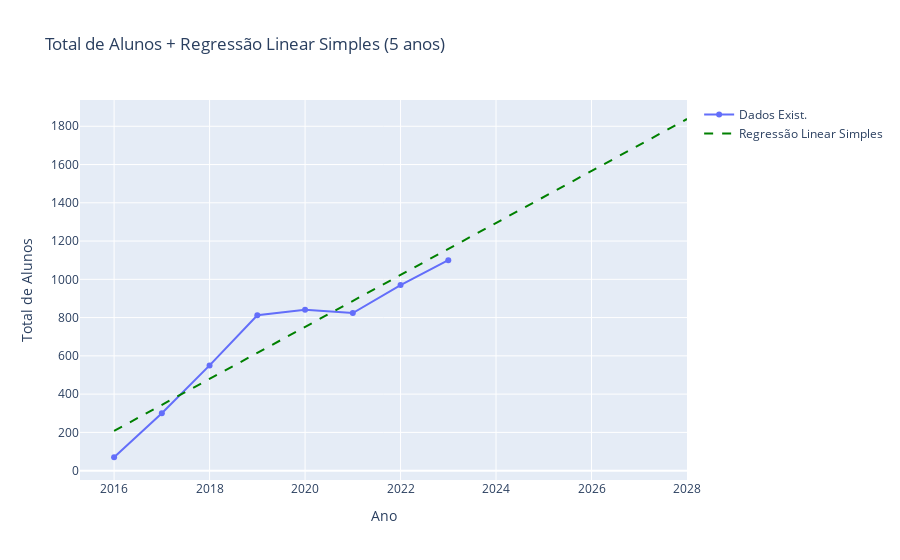

The notebook cell saved with this chart:
### Markdown cell above
## Regressão Linear Simples

### Code cell
# Criando o gráfico com Plotly
fig = go.Figure()

# Adicionando dados existentes
fig.add_trace(go.Scatter(x=anos_exist, y=alunos_exist, mode='lines+markers', name='Dados Exist.'))

# Adicionando previsões
fig.add_trace(go.Scatter(x=anos_futuros_regressao.flatten(), y=forecast_regressao, mode='lines', name='Regressão Linear Simples', line=dict(dash='dash', color='green')))


# Personalizando layout
fig.update_layout(title='Total de Alunos + Regressão Linear Simples (5 anos)',
                  xaxis_title='Ano',
                  yaxis_title='Total de Alunos')

# Exibindo o gráfico
fig.show()

### Figure 1 — Plotly figure (JSON) as saved in the notebook; plotly's stock layout.template omitted (floating-point values rounded to 4 significant figures)
{"data": [{"mode": "lines+markers", "name": "Dados Exist.", "type": "scatter", "x": [2016, 2017, 2018, 2019, 2020, 2021, 2022, 2023], "y": [70, 300, 550, 812, 841, 824, 970, 1100]}, {"line": {"color": "green", "dash": "dash"}, "mode": "lines", "name": "Regressão Linear Simples", "type": "scatter", "x": [2016, 2017, 2018, 2019, 2020, 2021, 2022, 2023, 2024, 2025, 2026, 2027, 2028], "y": [207.9, 343.8, 479.6, 615.5, 751.3, 887.1, 1023.0, 1159.0, 1295.0, 1431.0, 1566.0, 1702.0, 1838.0]}], "layout": {"title": {"text": "Total de Alunos + Regressão Linear Simples (5 anos)"}, "xaxis": {"title": {"text": "Ano"}}, "yaxis": {"title": {"text": "Total de Alunos"}}}}
